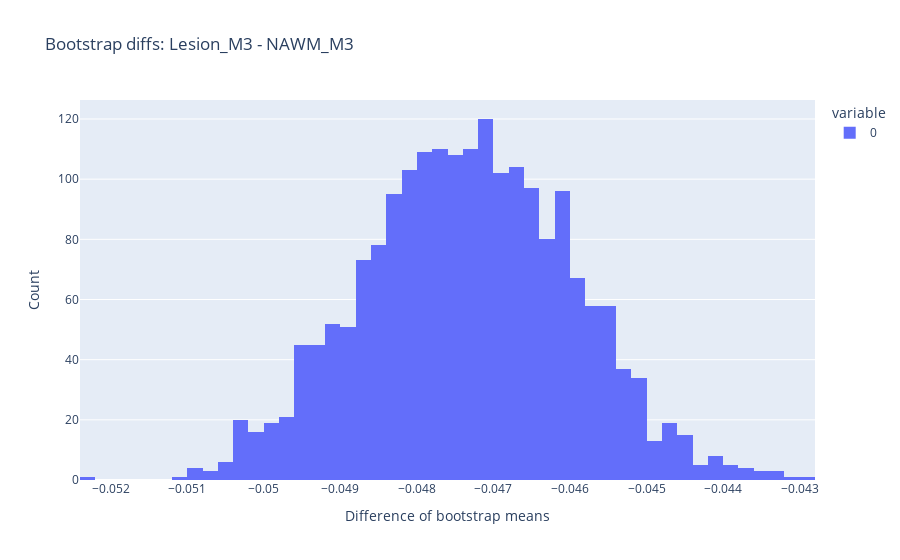
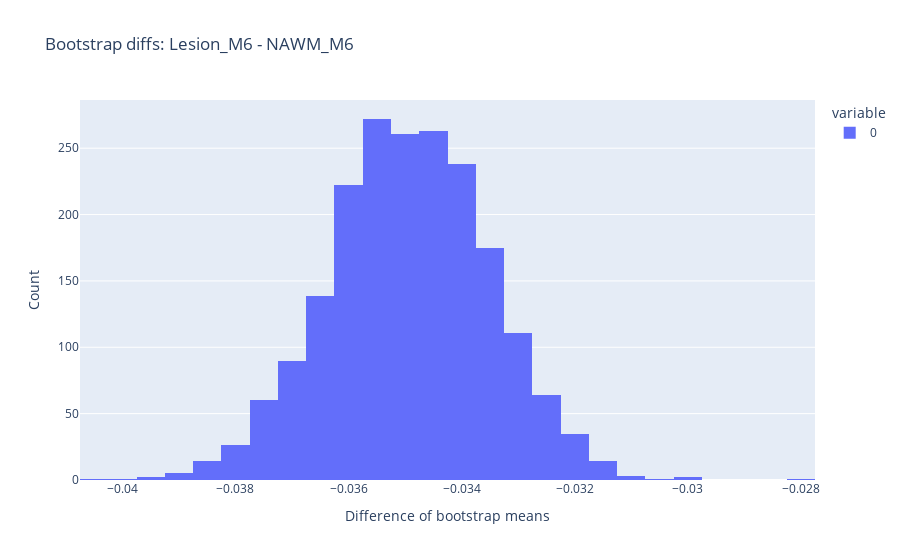
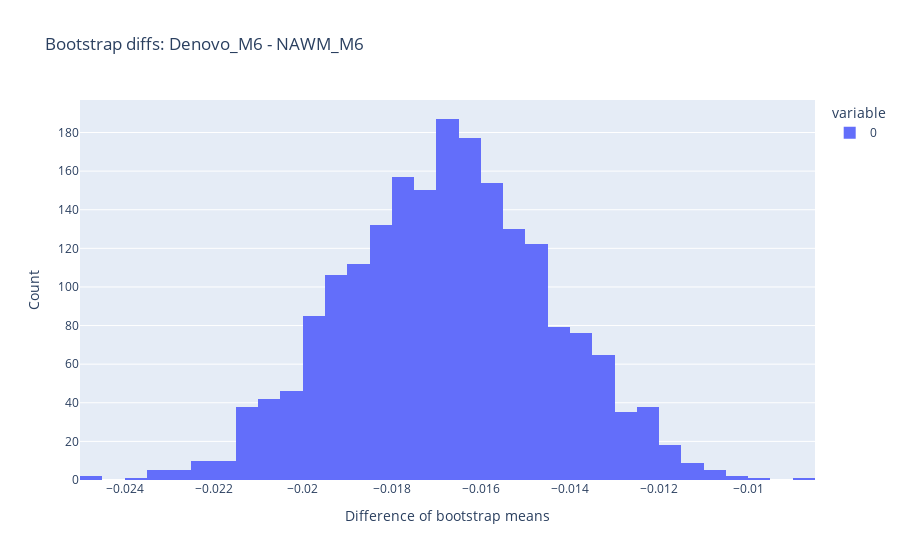
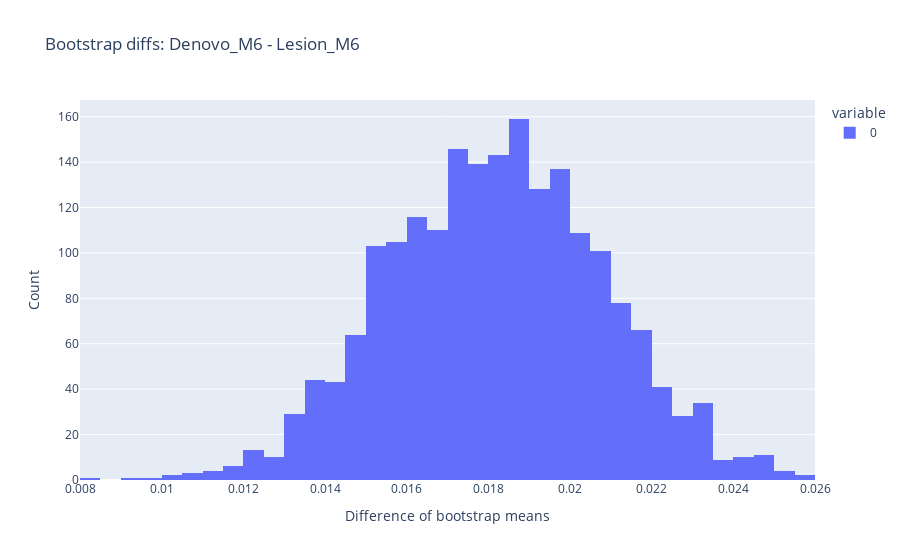

The notebook cell saved with these charts, in order:
### Code cell
import warnings

# Bootstrap comparison (voxel-wise) des FA dans NAWM M3/M6, lésions M3/M6 et lésions "de novo"
# Prend les fichiers déjà présents dans le notebook (DERIVATIVES_DIR, patients_with_denovo / df_M3M6, etc.)
# Résultat : distribution bootstrap des moyennes et intervalles de confiance + tests empiriques (p-values)

warnings.filterwarnings("ignore", category=RuntimeWarning)

n_boot = 2000

# groupes : pools de voxels (valeurs FA)
pools = {
    'NAWM_M3': [],
    'Lesion_M3': [],
    'NAWM_M6': [],
    'Lesion_M6': [],
    'Denovo_M6': []
}

subjects = patients_with_denovo['Subject'].tolist()

for SUBJ in subjects:
    # chemins attendus (mêmes conventions que dans les cellules précédentes)
    lesion_M3_path = f"{DERIVATIVES_DIR}segmentation/{SUBJ}/ses-M3/lesion_ses-M3.lps.nii.gz"
    NAWM_M3_path   = f"{DERIVATIVES_DIR}segmentation/{SUBJ}/ses-M3/NAWM_ses-M3.nii.gz"
    sc_M3_path     = f"{DERIVATIVES_DIR}segmentation/{SUBJ}/ses-M3/mask_cord_normalised.nii.gz"
    reg_pattern_M3 = f"{DERIVATIVES_DIR}registration/{SUBJ}/ses-M3/{SUBJ}_ses-M3_acq-*dwi_fa.rec.nii.gz"
    fa_M3_files    = glob.glob(reg_pattern_M3)

    lesion_M6_path = f"{DERIVATIVES_DIR}segmentation/{SUBJ}/ses-M6/lesion_ses-M6.lps.nii.gz"
    NAWM_M6_path   = f"{DERIVATIVES_DIR}segmentation/{SUBJ}/ses-M6/NAWM_ses-M6.nii.gz"
    sc_M6_path     = f"{DERIVATIVES_DIR}segmentation/{SUBJ}/ses-M6/mask_cord_normalised.nii.gz"
    reg_pattern_M6 = f"{DERIVATIVES_DIR}registration/{SUBJ}/ses-M6/{SUBJ}_ses-M6_acq-*dwi_fa.rec.nii.gz"
    fa_M6_files    = glob.glob(reg_pattern_M6)

    # mask de la lésion M3 projetée sur M6 (optionnel pour dénovo)
    lesion_M3onM6_path = f"{DERIVATIVES_DIR}prediction_M3_M6/{SUBJ}/lesion_dil_M3_warpedByFlirt.nii.gz"

    # charger si disponibles et collecter voxels valides (mask==1, fa != 0)
    try:
        if fa_M3_files and os.path.exists(NAWM_M3_path) and os.path.exists(lesion_M3_path) and os.path.exists(sc_M3_path):
            fa_M3 = nib.load(fa_M3_files[0]).get_fdata()
            nawm_m3 = nib.load(NAWM_M3_path).get_fdata()
            lesion_m3 = nib.load(lesion_M3_path).get_fdata()
            sc_m3 = nib.load(sc_M3_path).get_fdata()

            # extraire voxels
            v = fa_M3[(nawm_m3 == 1) & (fa_M3 != 0) & (sc_m3 == 1)]
            if v.size > 0:
                pools['NAWM_M3'].append(v.ravel())

            v = fa_M3[(lesion_m3 == 1) & (fa_M3 != 0) & (sc_m3 == 1)]
            if v.size > 0:
                pools['Lesion_M3'].append(v.ravel())
    except Exception as e:
        print(f"[M3] skip {SUBJ} ({e})")

    try:
        if fa_M6_files and os.path.exists(NAWM_M6_path) and os.path.exists(lesion_M6_path) and os.path.exists(sc_M6_path):
            fa_M6 = nib.load(fa_M6_files[0]).get_fdata()
            nawm_m6 = nib.load(NAWM_M6_path).get_fdata()
            lesion_m6 = nib.load(lesion_M6_path).get_fdata()
            sc_m6 = nib.load(sc_M6_path).get_fdata()

            v = fa_M6[(nawm_m6 == 1) & (fa_M6 != 0) & (sc_m6 == 1)]
            if v.size > 0:
                pools['NAWM_M6'].append(v.ravel())

            v = fa_M6[(lesion_m6 == 1) & (fa_M6 != 0) & (sc_m6 == 1)]
            if v.size > 0:
                pools['Lesion_M6'].append(v.ravel())

            # denovo : voxels dans lesion M6 mais pas dans lesion M3 projetée sur M6
            if os.path.exists(lesion_M3onM6_path):
                lesion_m3onm6 = nib.load(lesion_M3onM6_path).get_fdata()
                mask_denovo = (lesion_m6 == 1) & (lesion_m3onm6 == 0) & (sc_m6 == 1)
                v = fa_M6[mask_denovo & (fa_M6 != 0)]
                if v.size > 0:
                    pools['Denovo_M6'].append(v.ravel())
    except Exception as e:
        print(f"[M6] skip {SUBJ} ({e})")

# concaténation des pools par groupe
for k in list(pools.keys()):
    if len(pools[k]) == 0:
        pools[k] = np.array([], dtype=float)
    else:
        pools[k] = np.concatenate(pools[k])
    # enlever NaN
    pools[k] = pools[k][~np.isnan(pools[k])]

# retirer groupes vides
print("Voxels par groupe (count):")
for k,v in pools.items():
    print(f"  {k}: {v.size}")

# fonction bootstrap (retourne distribution des moyennes)
def bootstrap_means(values, n_boot=n_boot):
    if values.size == 0:
        return np.array([])
    N = values.size
    # échantillonnage par index pour mémoire
    idx = np.random.randint(0, N, size=(n_boot, N))
    b_means = values[idx].mean(axis=1)
    return b_means

# calculer distributions bootstrap pour chaque groupe
b_dists = {}
obs_means = {}
for k, vals in pools.items():
    if vals.size > 0:
        b = bootstrap_means(vals, n_boot=n_boot)
        b_dists[k] = b
        obs_means[k] = np.mean(vals)
    else:
        b_dists[k] = np.array([])
        obs_means[k] = np.nan

# comparaisons souhaitées
comparisons = [
    ('Lesion_M3', 'NAWM_M3'),
    ('Lesion_M6', 'NAWM_M6'),
    ('Denovo_M6', 'NAWM_M6'),
    ('Denovo_M6', 'Lesion_M6')
]

def bootstrap_diff_stats(b1, b2):
    # b1, b2 distributions bootstrap des moyennes (même nombre d'itérations)
    if b1.size == 0 or b2.size == 0:
        return {'diff_mean': np.nan, 'ci': (np.nan, np.nan), 'p_empirical': np.nan}
    diffs = b1 - b2
    ci_low, ci_high = np.percentile(diffs, [2.5, 97.5])
    diff_mean = diffs.mean()
    # p-value empirique two-sided pour H0 : diff = 0
    prop_pos = np.mean(diffs > 0)
    prop_neg = np.mean(diffs < 0)
    p_emp = 2.0 * min(prop_pos, prop_neg)
    p_emp = min(p_emp, 1.0)
    return {'diff_mean': diff_mean, 'ci': (ci_low, ci_high), 'p_empirical': p_emp}

# calcul des stats pour chaque comparaison
results = []
for a,b in comparisons:
    # si b_dists[a] ou b_dists[b] vide, tenter d'aligner par rééchantillonnage direct depuis pools
    if b_dists[a].size == 0 and pools[a].size>0:
        b_dists[a] = bootstrap_means(pools[a], n_boot=n_boot)
    if b_dists[b].size == 0 and pools[b].size>0:
        b_dists[b] = bootstrap_means(pools[b], n_boot=n_boot)

    stats = bootstrap_diff_stats(b_dists[a], b_dists[b])
    results.append({
        'comp': f"{a} vs {b}",
        'mean_a_obs': obs_means[a],
        'mean_b_obs': obs_means[b],
        'diff_mean_boot': stats['diff_mean'],
        'ci_95_low': stats['ci'][0],
        'ci_95_high': stats['ci'][1],
        'p_empirical': stats['p_empirical'],
        'n_vox_a': pools[a].size,
        'n_vox_b': pools[b].size
    })

df_boot_results = pd.DataFrame(results)
print("\nRésultats bootstrap (voxel-wise) :")
print(df_boot_results.round(6).to_string(index=False))

# Optionnel : afficher histogrammes des différences bootstrap pour chaque comparaison
import plotly.express as px
for a,b in comparisons:
    if b_dists[a].size>0 and b_dists[b].size>0:
        diffs = b_dists[a] - b_dists[b]
        fig = px.histogram(diffs, nbins=50, title=f"Bootstrap diffs: {a} - {b}", labels={'value':'diff FA'})
        fig.update_layout(xaxis_title='Difference of bootstrap means', yaxis_title='Count')
        fig.show()

### Figure 1 — Plotly figure (JSON) as saved in the notebook; plotly's stock layout.template omitted (floating-point values rounded to 4 significant figures; data arrays with more than 128 entries replaced by an {"elided": "..."} marker saying what was removed)
{"data": [{"alignmentgroup": "True", "bingroup": "x", "hovertemplate": "variable=0<br>diff FA=%{x}<br>count=%{y}<extra></extra>", "legendgroup": "0", "marker": {"color": "#636efa"}, "name": "0", "nbinsx": 50, "offsetgroup": "0", "orientation": "v", "showlegend": true, "type": "histogram", "x": {"elided": "2000 float values"}, "xaxis": "x", "yaxis": "y"}], "layout": {"barmode": "relative", "legend": {"title": {"text": "variable"}, "tracegroupgap": 0}, "title": {"text": "Bootstrap diffs: Lesion_M3 - NAWM_M3"}, "xaxis": {"anchor": "y", "domain": [0, 1], "title": {"text": "Difference of bootstrap means"}}, "yaxis": {"anchor": "x", "domain": [0, 1], "title": {"text": "Count"}}}}

### Figure 2 — Plotly figure (JSON) as saved in the notebook; plotly's stock layout.template omitted (floating-point values rounded to 4 significant figures; data arrays with more than 128 entries replaced by an {"elided": "..."} marker saying what was removed)
{"data": [{"alignmentgroup": "True", "bingroup": "x", "hovertemplate": "variable=0<br>diff FA=%{x}<br>count=%{y}<extra></extra>", "legendgroup": "0", "marker": {"color": "#636efa"}, "name": "0", "nbinsx": 50, "offsetgroup": "0", "orientation": "v", "showlegend": true, "type": "histogram", "x": {"elided": "2000 float values"}, "xaxis": "x", "yaxis": "y"}], "layout": {"barmode": "relative", "legend": {"title": {"text": "variable"}, "tracegroupgap": 0}, "title": {"text": "Bootstrap diffs: Lesion_M6 - NAWM_M6"}, "xaxis": {"anchor": "y", "domain": [0, 1], "title": {"text": "Difference of bootstrap means"}}, "yaxis": {"anchor": "x", "domain": [0, 1], "title": {"text": "Count"}}}}

### Figure 3 — Plotly figure (JSON) as saved in the notebook; plotly's stock layout.template omitted (floating-point values rounded to 4 significant figures; data arrays with more than 128 entries replaced by an {"elided": "..."} marker saying what was removed)
{"data": [{"alignmentgroup": "True", "bingroup": "x", "hovertemplate": "variable=0<br>diff FA=%{x}<br>count=%{y}<extra></extra>", "legendgroup": "0", "marker": {"color": "#636efa"}, "name": "0", "nbinsx": 50, "offsetgroup": "0", "orientation": "v", "showlegend": true, "type": "histogram", "x": {"elided": "2000 float values"}, "xaxis": "x", "yaxis": "y"}], "layout": {"barmode": "relative", "legend": {"title": {"text": "variable"}, "tracegroupgap": 0}, "title": {"text": "Bootstrap diffs: Denovo_M6 - NAWM_M6"}, "xaxis": {"anchor": "y", "domain": [0, 1], "title": {"text": "Difference of bootstrap means"}}, "yaxis": {"anchor": "x", "domain": [0, 1], "title": {"text": "Count"}}}}

### Figure 4 — Plotly figure (JSON) as saved in the notebook; plotly's stock layout.template omitted (floating-point values rounded to 4 significant figures; data arrays with more than 128 entries replaced by an {"elided": "..."} marker saying what was removed)
{"data": [{"alignmentgroup": "True", "bingroup": "x", "hovertemplate": "variable=0<br>diff FA=%{x}<br>count=%{y}<extra></extra>", "legendgroup": "0", "marker": {"color": "#636efa"}, "name": "0", "nbinsx": 50, "offsetgroup": "0", "orientation": "v", "showlegend": true, "type": "histogram", "x": {"elided": "2000 float values"}, "xaxis": "x", "yaxis": "y"}], "layout": {"barmode": "relative", "legend": {"title": {"text": "variable"}, "tracegroupgap": 0}, "title": {"text": "Bootstrap diffs: Denovo_M6 - Lesion_M6"}, "xaxis": {"anchor": "y", "domain": [0, 1], "title": {"text": "Difference of bootstrap means"}}, "yaxis": {"anchor": "x", "domain": [0, 1], "title": {"text": "Count"}}}}
